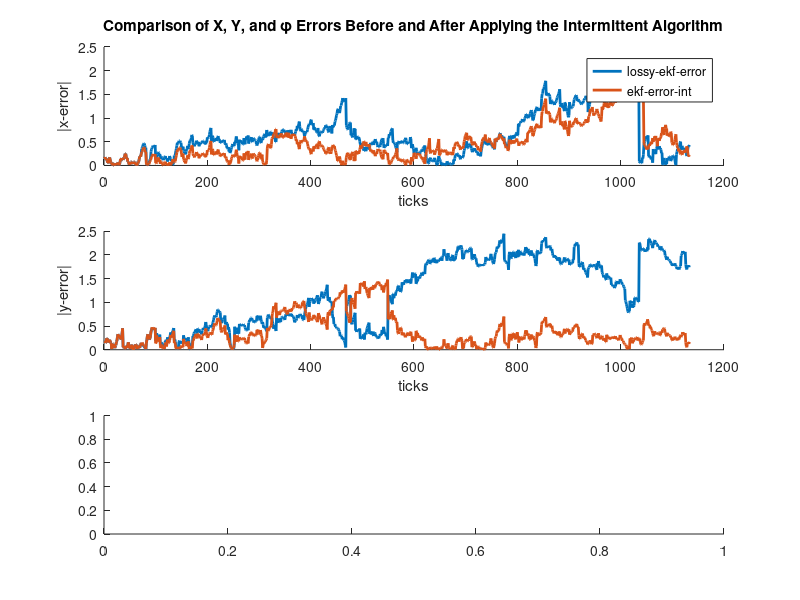

This chart was generated by the following MATLAB code: (Note: this script raises an error after producing the figure.)
close all;
clear;
clc;

% 定义常量
dataset_name = 'm3';
specific_run = 'm3_p02';

% 原始随机丢包数据集
loss_data = load('SLAM_Error_Data.mat');
e_ekf = loss_data.(dataset_name).e_ekf.(specific_run);
ekf_eN2 = loss_data.(dataset_name).ekf_eN2.(specific_run);

% 修改KF算法的丢包数据集
intermittent_data = load('Int_SLAM_Error_Data.mat');
e_ekf_int = intermittent_data.(dataset_name).e_ekf.(specific_run);
ekf_int_eN2 = intermittent_data.(dataset_name).ekf_eN2.(specific_run);


length = size(e_ekf_int,2);

%% 创建误差图形
fig1 = figure;
hold on
ticks = 1:1:length;

% 绘制x方向的误差
subplot(3,1,1)
hold on
plot(ticks,e_ekf(1,:),'linewidth',2);
plot(ticks,e_ekf_int(1,:),'linewidth',2);
xlabel("ticks")
ylabel("|x-error|")
legend('lossy-ekf-error','ekf-error-int');
title("Comparison of X, Y, and φ Errors Before and After Applying the Intermittent Algorithm");

% 绘制y方向的误差
subplot(3,1,2)
hold on
plot(ticks,e_ekf(2,:),'linewidth',2);
plot(ticks,e_ekf_int(2,:),'linewidth',2);
xlabel("ticks")
ylabel("|y-error|")


% 绘制角度的误差
subplot(3,1,3)
hold on
plot(ticks,pi_to_pi(e_ekf(3,:)),'linewidth',2);
plot(ticks,pi_to_pi(e_ekf_int(3,:)),'linewidth',2);
xlabel("ticks")
ylabel("|\phi-error|")
hold off

%% 绘制总误差
fig2 = figure;
hold on
plot(ticks,ekf_eN2,'linewidth',2);
plot(ticks,ekf_int_eN2,'linewidth',2);
xlabel("ticks")
ylabel("error")
legend('lossy-ekf-error','ekf-error-int');
title("Comparison of Error Norm whether Applying the Intermittent Algorithm");


%% 箱型图
fig3 = figure;
% 将两个误差范数数据集组合到一个矩阵中
combined_errors = [ekf_eN2(:) ekf_int_eN2(:)];
% 创建一个用于标识数据集的组向量
group = [ones(size(ekf_eN2(:))); 2 * ones(size(ekf_int_eN2(:)))];
% 生成箱型图
boxplot(combined_errors, group, 'Labels', {'EKF without Intermittent', 'EKF with Intermittent'}, 'Whisker', 2);
title('Boxplot Comparison of Error Norms whether Applying the Intermittent Algorithm');
ylabel('Error Norm');
xlabel('EKF Implementation');
% 展示图形
hold off

%% 打印误差范数数据
% 计算统计数据
mean_error_norm = mean(ekf_eN2);
std_error_norm = std(ekf_eN2);
max_error_norm = max(ekf_eN2);

% % Output results
% fprintf('Before interruption:\n');
% fprintf('Average error norm: %f\n', mean_error_norm);
% fprintf('Standard deviation of error norm: %f\n', std_error_norm);
% fprintf('Maximum error norm: %f\n\n', max_error_norm);

% Calculate statistics
mean_error_norm_int = mean(ekf_int_eN2);
std_error_norm_int = std(ekf_int_eN2);
max_error_norm_int = max(ekf_int_eN2);

% % Output results
% fprintf('After interruption:\n');
% fprintf('Average error norm: %f\n', mean_error_norm_int);
% fprintf('Standard deviation of error norm: %f\n', std_error_norm_int);
% fprintf('Maximum error norm: %f\n', max_error_norm_int);

disp(' ');
disp('----------------------------------------------------------------------');
fprintf('|                          %s                                    |\n', specific_run);
disp('----------------------------------------------------------------------');
disp('|                          | Before Intermittent | After Intermittent |');
disp('|---------------------------------------------------------------------|');
fprintf('| Average Error Norm       |  %18.4f |  %17.4f |\n', mean_error_norm, mean_error_norm_int);
fprintf('| Error Norm Std Dev       |  %18.4f |  %17.4f |\n', std_error_norm, std_error_norm_int);
fprintf('| Maximum Error Norm       |  %18.4f |  %17.4f |\n', max_error_norm, max_error_norm_int);
disp('----------------------------------------------------------------------');


improvement_rate_mean = ((mean_error_norm - mean_error_norm_int) / mean_error_norm) * 100;
improvement_rate_std = ((std_error_norm - std_error_norm_int) / std_error_norm) * 100;
improvement_rate_max = ((max_error_norm - max_error_norm_int) / max_error_norm) * 100;

disp(['Average error norm improvement rate: ', num2str(improvement_rate_mean), '%']);
disp(['Error norm standard deviation improvement rate: ', num2str(improvement_rate_std), '%']);
disp(['Maximum error norm improvement rate: ', num2str(improvement_rate_max), '%']);

%% 保存数据
% % 定义保存图片和文本的文件夹路径
% saveFolderPath = fullfile('C:\Users\Microsoft微软\Desktop\Thesis\SLAM\EKF_SLAM-master\pictrues\Intermittent algorithm comparison\m2\', 'p03');
% if ~exist(saveFolderPath, 'dir')
%     mkdir(saveFolderPath); % 如果文件夹不存在，则创建文件夹
% end
% 
% % 定义保存图形的文件名（基于特定运行）
% fig1Filename = fullfile(saveFolderPath, 'Comparison_X_Y_phi_Errors.fig');
% fig2Filename = fullfile(saveFolderPath, 'Comparison_Error_Norm.fig');
% fig3Filename = fullfile(saveFolderPath, 'Boxplot_Comparison_Error_Norms.fig');
% 
% % 保存图形
% savefig(fig1, fig1Filename);
% savefig(fig2, fig2Filename);
% savefig(fig3, fig3Filename);
% 
% % 定义保存文本信息的文件名
% textFilename = fullfile(saveFolderPath, 'Error_Statistics.txt');
% 
% % 打开文件用于写入
% fileID = fopen(textFilename, 'w');
% 
% % 写入文本信息
% fprintf(fileID, '----------------------------------------------------------------------\n');
% fprintf(fileID, '|                                 %s                                    |\n', specific_run);
% fprintf(fileID, '----------------------------------------------------------------------\n');
% fprintf(fileID, '|                                 | Before Intermittent | After Intermittent |\n');
% fprintf(fileID, '|---------------------------------------------------------------------|\n');
% fprintf(fileID, '| Average Error Norm      |  %18.4f |  %17.4f |\n', mean_error_norm, mean_error_norm_int);
% fprintf(fileID, '| Error Norm Std Dev       |  %18.4f |  %17.4f |\n', std_error_norm, std_error_norm_int);
% fprintf(fileID, '| Maximum Error Norm   |  %18.4f |  %17.4f |\n', max_error_norm, max_error_norm_int);
% fprintf(fileID, '----------------------------------------------------------------------\n\n');
% 
% fprintf(fileID, 'Average error norm improvement rate: %0.2f%%\n', improvement_rate_mean);
% fprintf(fileID, 'Error norm standard deviation improvement rate: %0.2f%%\n', improvement_rate_std);
% fprintf(fileID, 'Maximum error norm improvement rate: %0.2f%%\n', improvement_rate_max);
% 
% % 关闭文件
% fclose(fileID);
